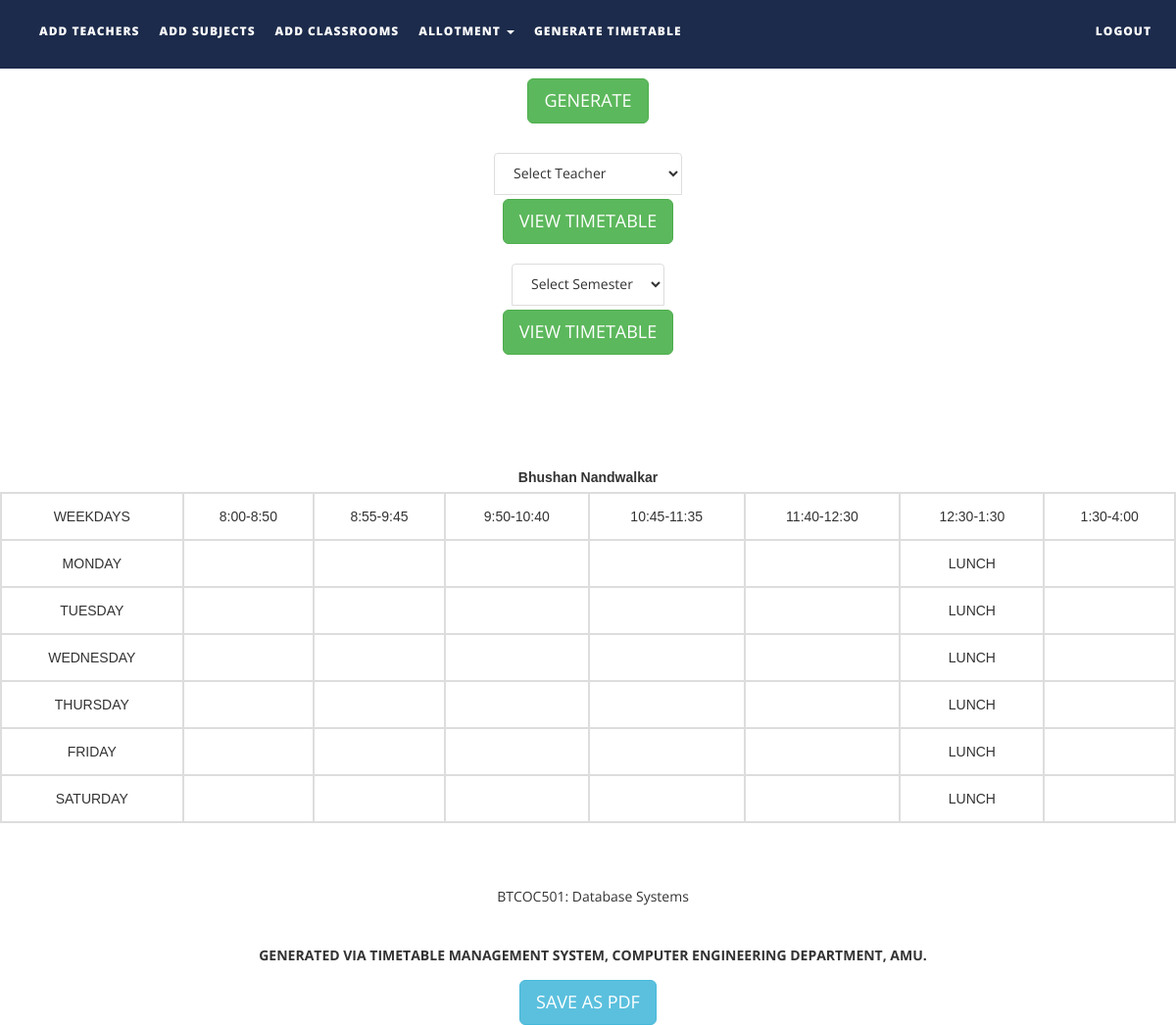
The app's page /files/generatetimetable.php?display=T004 with its own data.
### tables this page shows
CREATE TABLE `teachers` (
  `faculty_number` VARCHAR(10) NOT NULL,
  `name` TEXT NOT NULL,
  `alias` VARCHAR(10) NOT NULL,
  `designation` VARCHAR(30) NOT NULL,
  `contact_number` VARCHAR(15) NOT NULL,
  `emailid` VARCHAR(50) NOT NULL
);

CREATE TABLE `t004` (
  `day` varchar(10) NOT NULL,
  `period1` varchar(30) DEFAULT NULL,
  `period2` varchar(30) DEFAULT NULL,
  `period3` varchar(30) DEFAULT NULL,
  `period4` varchar(30) DEFAULT NULL,
  `period5` varchar(30) DEFAULT NULL,
  `period6` varchar(30) DEFAULT NULL
);

CREATE TABLE `subjects` (
  `subject_code` VARCHAR(10) NOT NULL,
  `subject_name` VARCHAR(50) NOT NULL,
  `course_type` VARCHAR(15) NOT NULL,
  `semester` INT(1) NOT NULL,
  `department` VARCHAR(50) NOT NULL,
  `isAlloted` INT(1) NOT NULL,
  `allotedto` TEXT NOT NULL,
  `allotedto2` TEXT NOT NULL,
  `allotedto3` TEXT NOT NULL
);

### files/generatetimetable.php (the view, shortened to what this page needs)
<!DOCTYPE html>
<html xmlns="http://www.w3.org/1999/xhtml">
<head>
    <link href="assets/css/bootstrap.css" rel="stylesheet"/>
    <link href="assets/css/font-awesome.min.css" rel="stylesheet"/>
    <link href="assets/css/flexslider.css" rel="stylesheet"/>
    <link href="assets/css/style.css" rel="stylesheet"/>
</head>
<body>
<div class="navbar navbar-inverse navbar-fixed-top " id="menu">
    <div class="container">
        <div class="navbar-collapse collapse move-me">
            <ul class="nav navbar-nav navbar-left">
                <li><a href="addteachers.php">ADD TEACHERS</a></li>
                <li><a href="addsubjects.php">ADD SUBJECTS</a></li>
                <li><a href="addclassrooms.php">ADD CLASSROOMS</a></li>
                <li class="dropdown"><a class="dropdown-toggle" data-toggle="dropdown" aria-expanded="false">ALLOTMENT
                        <span class="caret"></span></a>
                </li>
                <li><a href="generatetimetable.php">GENERATE TIMETABLE</a></li>
            </ul>
            <ul class="nav navbar-nav navbar-right">
                <li><a href="index.php">LOGOUT</a></li>
            </ul>
        </div>
    </div>
</div>
<br>
<form action="algo.php" method="post">
    <div align="center" style="margin-top: 50px">
        <button type="submit"
                id="generatebutton" class="btn btn-success btn-lg">GENERATE
        </button>
    </div>
</form>
<form action="generatetimetable.php" method="post">
    <div align="center" style="margin-top: 30px">
        <select name="select_teacher" class="list-group-item">
            <option selected disabled>Select Teacher</option>
        </select>
        <button type="submit" id="viewteacher" class="btn btn-success btn-lg" style="margin-top: 5px">VIEW TIMETABLE
        </button>
    </div>
</form>
<form action="generatetimetable.php" method="post">
    <div align="center" style="margin-top: 20px">
        <select name="select_semester" class="list-group-item">
            <option selected disabled>Select Semester</option>
        </select>
        <button type="submit" id="viewsemester" class="btn btn-success btn-lg" style="margin-top: 5px">VIEW TIMETABLE
        </button>
    </div>
</form>
<div>
    <br>
    <div id="TT" style="background-color: #FFFFFF">
        <table border="2" cellspacing="3" align="center" id="timetable">
            <caption><strong><br><br>
                    <?php
                    if (isset($_POST['select_semester'])) {
                        echo "COMPUTER ENGINEERING DEPARTMENT SEMESTER " . $_POST['select_semester'] . " ";
                        $year = (int)($_POST['select_semester'] / 2) + $_POST['select_semester'] % 2;
                        $r = mysqli_fetch_assoc(mysqli_query(mysqli_connect("localhost", "root", "", "ttms"), "SELECT * from classrooms
                        WHERE status = '$year'"));
                        echo " ( " . $r['name'], " ) ";
                    } else if (isset($_POST['select_teacher'])) {
                        $id = $_POST['select_teacher'];
                        $r = mysqli_fetch_assoc(mysqli_query(mysqli_connect("localhost", "root", "", "ttms"), "SELECT * from teachers
                        WHERE faculty_number = '$id'"));
                        echo $r['name'];
                    } else if (isset($_GET['display'])) {
                        $id = $_GET['display'];
                        $r = mysqli_fetch_assoc(mysqli_query(mysqli_connect("localhost", "root", "", "ttms"), "SELECT * from teachers
                        WHERE faculty_number = '$id'"));
                        echo $r['name'];
                    }
                    ?>
                </strong></caption>
            <tr>
                <td style="text-align:center">WEEKDAYS</td>
                <td style="text-align:center">8:00-8:50</td>
                <td style="text-align:center">8:55-9:45</td>
                <td style="text-align:center">9:50-10:40</td>
                <td style="text-align:center">10:45-11:35</td>
                <td style="text-align:center">11:40-12:30</td>
                <td style="text-align:center">12:30-1:30</td>
                <td style="text-align:center">1:30-4:00</td>
            </tr>
            <tr>
                <?php
                $table = null;
                if (isset($_POST['select_semester'])) {
                    $table = " semester" . $_POST['select_semester'] . " ";
                } else if (isset($_POST['select_teacher'])) {
                    $table = " " . $_POST['select_teacher'] . " ";
                } else if (isset($_GET['display'])) {
                    $table = " " . $_GET['display'] . " ";
                } else
                    echo '</table>';
                if (isset($_POST['select_semester']) || isset($_POST['select_teacher']) || isset($_GET['display'])) {
                    $q = mysqli_query(mysqli_connect("localhost", "root", "", "ttms"),
                        "SELECT * FROM" . $table);
                    $qq = mysqli_query(mysqli_connect("localhost", "root", "", "ttms"),
                        "SELECT * FROM subjects");
                    $days = array('MONDAY', 'TUESDAY', 'WEDNESDAY', 'THURSDAY', 'FRIDAY', 'SATURDAY');
                    $i = -1;
                    $str = "<br>";
                    $tid = "";
                    if (isset($_POST['select_semester'])) {
                        while ($r = mysqli_fetch_assoc($qq)) {
                            if ($r['isAlloted'] == 1 && $r['semester'] == $_POST['select_semester']) {
                                $str .= $r['subject_code'] . ": " . $r['subject_name'] . ", ";
                                if (isset($r['allotedto'])) {
                                    $id = $r['allotedto'];
                                    $qqq = mysqli_query(mysqli_connect("localhost", "root", "", "ttms"),
                                        "SELECT * FROM teachers WHERE faculty_number = '$id'");
                                    $rr = mysqli_fetch_assoc($qqq);
                                    $str .= " " . $rr['alias'] . ": " . $rr['name'] . " ";
                                }
                                if ($r['course_type'] !== "LAB") {
                                    $str .= "<br>";
                                    continue;
                                } else {
                                    $str .= ", ";
                                }
                                if (isset($r['allotedto2'])) {
                                    $id = $r['allotedto2'];
                                    $qqq = mysqli_query(mysqli_connect("localhost", "root", "", "ttms"),
                                        "SELECT * FROM teachers WHERE faculty_number = '$id'");
                                    $rr = mysqli_fetch_assoc($qqq);
                                    $str .= " " . $rr['alias'] . ": " . $rr['name'] . ", ";
                                }
                                if (isset($r['allotedto3'])) {
                                    $id = $r['allotedto3'];
                                    $qqq = mysqli_query(mysqli_connect("localhost", "root", "", "ttms"),
                                        "SELECT * FROM teachers WHERE faculty_number = '$id'");
                                    $rr = mysqli_fetch_assoc($qqq);
                                    $str .= " " . $rr['alias'] . ": " . $rr['name'] . "<br>";
                                }
                            }
                        }
                    } else if (isset($_POST['select_teacher']) || isset($_GET['display'])) {
                        if (isset($_POST['select_teacher'])) {
                            $tid = $_POST['select_teacher'];
                        } else if (isset($_GET['display'])) {
                            $tid = $_GET['display'];
                            $tid = strtoupper($tid);
                        }
                        while ($r = mysqli_fetch_assoc($qq)) {
                            if ($r['isAlloted'] == 1 && $r['allotedto'] == $tid) {
                                $str .= $r['subject_code'] . ": " . $r['subject_name'] . " <br>";
                            } else if ($r['isAlloted'] == 1 && isset($r['allotedto2']) && $r['allotedto2'] == $tid) {
                                $str .= $r['subject_code'] . ": " . $r['subject_name'] . " <br>";
                            } else if ($r['isAlloted'] == 1 && isset($r['allotedto3']) && $r['allotedto3'] == $tid) {
                                $str .= $r['subject_code'] . ": " . $r['subject_name'] . " <br>";
                            }
                        }
                    }
                    while ($row = mysqli_fetch_assoc($q)) {
                        $i++;
                        echo "
                 <tr><td style=\"text-align:center\">$days[$i]</td>
                 <td style=\"text-align:center\">{$row['period1']}</td>
                <td style=\"text-align:center\">{$row['period2']}</td>
                <td style=\"text-align:center\">{$row['period3']}</td>
                 <td style=\"text-align:center\">{$row['period4']}</td>
                  <td style=\"text-align:center\">{$row['period5']}</td>
                  <td style=\"text-align:center\">LUNCH</td>
                  <td style=\"text-align:center\">{$row['period6']}</td>
                </tr>\n";
                    }
                    echo '</table>';
                    $sign = "GENERATED VIA TIMETABLE MANAGEMENT SYSTEM, COMPUTER ENGINEERING DEPARTMENT, AMU.";
                    echo "<div style='margin-left: 10px' align='center'>" . "<br>" . $str . "<br></div>" .
                        "<div style='margin-left: 10px' align='center'>" . "<strong>" . $sign . "<br></strong></div>";
                }
                ?>
    </div>
</div>
<div align="center" style="margin-top: 10px">
    <button id="saveaspdf" class="btn btn-info btn-lg" onclick="gendf()">SAVE AS PDF</button>
</div>
</body>
</html>

### files/assets/css/style.css (style rules this page uses)
#menu { background-color: rgba(28, 43, 75, 1); color: #fff; font-size: 12px; font-weight: 900; letter-spacing: 1px; min-height: 70px; }
.navbar-inverse { border-color: transparent; }
.navbar-inverse .navbar-nav > li > a, .navbar-inverse .navbar-nav > li > a:hover { color: #FFF; padding: 22px 10px; }

### files/generatetimetable.php (style rules this page uses)
table { margin-top: 20px; font-family: arial, sans-serif; border-collapse: collapse; width: 100%; }
td, th { border: 2px solid #dddddd; text-align: left; padding: 8px; }
tr:nth-child(even) { background-color: #ffffff; }
tr:nth-child(odd) { background-color: #ffffff; }

### records on screen
teachers: name "Bhushan Nandwalkar"
t004: i "MONDAY"
t004: i "TUESDAY"
t004: i "WEDNESDAY"
t004: i "THURSDAY"
t004: i "FRIDAY"
t004: i "SATURDAY"
subjects: subject_code "BTCOC501", subject_name "Database Systems"

### other values on screen
$sign "GENERATED VIA TIMETABLE MANAGEMENT SYSTEM, COMPUTER ENGINEERING DEPARTMENT, AMU."
